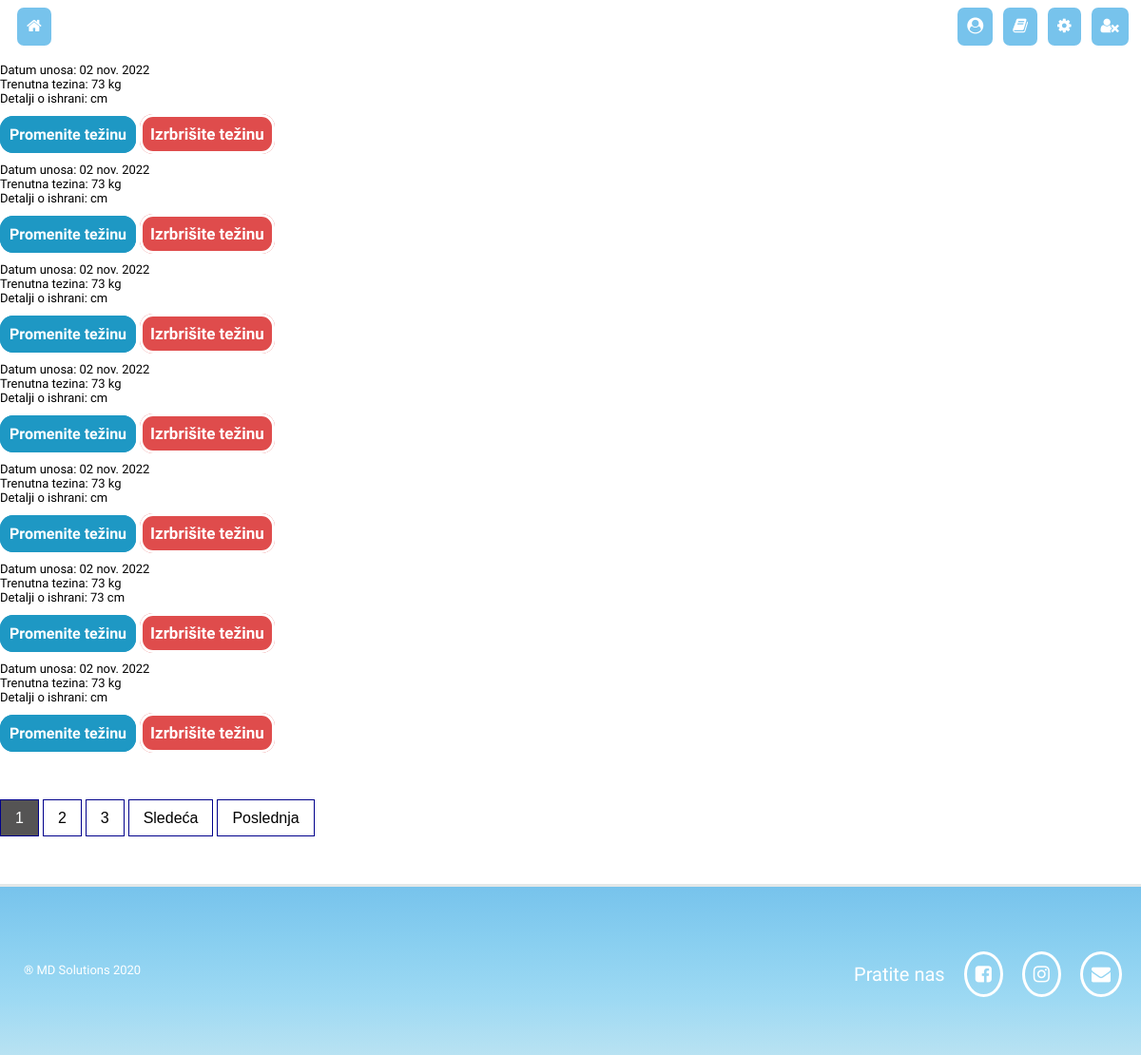
The app's page /overview/weightlist (signed in) with its own data.
### dijeta_je_meta/models.py (models this page shows, shortened)
class CurrentWeight(models.Model):
    owner = models.ForeignKey(User, on_delete=models.CASCADE,blank=True)
    date_added = models.DateTimeField(auto_now_add=True)
    trenutna_tezina = models.IntegerField(
              default=0,
        validators=[
            MaxValueValidator(400),
            MinValueValidator(45)
        ]
    )
    detalji = models.TextField(blank=True)
    class Meta:
       ordering = ['-date_added']

### dijeta_je_meta/views.py (the view)
# urls.py: path("overview/weightlist", views.ListCurrentWeight.as_view(), name="weightlist"),
class ListCurrentWeight(LoginRequiredMixin,ListView):
    model = CurrentWeight
    template_name = "dijeta_je_meta/weight_list.html"
    paginate_by = 7
    def get_context_data(self,*args, **kwargs):
        context = super(ListCurrentWeight, self).get_context_data(*args,**kwargs)
        return context
    def get_queryset(self): #sa ovim querijem cemo vratiti samo objekte koji pripadaju trenutnom useru
        return CurrentWeight.objects.filter(owner=self.request.user)

### dijeta_je_meta/templates/dijeta_je_meta/weight_list.html (shortened to what this page needs)
{% extends "dijeta_je_meta/base.html" %}
{% block content %}
{% for weight in currentweight_list %}
  <p>Datum unosa: {{weight.date_added|date:"d b Y"}}</p>
  <p>Trenutna tezina: {{weight.trenutna_tezina}} kg</p>
  <p>Detalji o ishrani: {{weight.detalji}} cm</p>
  <div class="button-div2">
  <a href="{% url 'update_weight' weight.id %}" class="button">Promenite težinu</a>
  <a href="{% url 'delete_weight' weight.id %}" class="delete-button">Izrbrišite težinu</a>
  </div>
  {% empty %}
    <a href="{% url 'currentweight' %}">Prvi unos</a>
{% endfor %}
<div class="pagination">
  {% if is_paginated %}
  {% for num in page_obj.paginator.page_range %}
    {% if page_obj.number == num %}
      <a class="active" href="?page={{ num }}">{{num}}</a>
     {% elif num > page_obj.number|add:'-3' and num < page_obj.number|add:'3' %}
       <a  href="?page={{ num }}">{{num}}</a>
    {% endif %}
  {% endfor %}
  {% if page_obj.has_next %}
     <a href="?page={{ page_obj.next_page_number }}">Sledeća</a>
     <a href="?page={{ page_obj.paginator.num_pages }}">Poslednja</a>
  {% endif %}
  {% endif %}
  </div>
{% endblock %}

### dijeta_je_meta/static/dijeta_je_meta/css/other.css (style rules this page uses)
html { font-family: 'Abril Fatface', cursive; font-family: 'Koulen', cursive; font-family: 'Life Savers', cursive; font-family: 'Merriweather', serif; font-family: 'Philosopher', sans-serif; font-family: 'Radio Canada', sans-serif; scroll-behavior: smooth; }
* { box-sizing: border-box; padding: 0; margin: 0; }
p { font-size: 25px; }
.button-div2 { margin-top: 20px; margin-bottom: 20px; }
.button { padding: 7px; background-color: rgb(30, 152, 196); color: white; border-style: solid; border-radius: 14px; border-color: rgb(30, 152, 196); font-weight: 1000; text-decoration: none; }
.delete-button { padding: 8px; background-color: rgb(223, 76, 76); color: white; font-size: 17px; border-style: solid; border-radius: 14px; background-color: rgb(223, 76, 76); font-weight: 1000; margin-right: 4px; text-decoration: none; }
.pagination a.active { background-color: rgb(85, 84, 84); color: white; text-decoration: none; }
.pagination a { border: 1px solid darkblue; padding: 10px; padding-left: 15px; padding-right: 15px; text-decoration: none; color: black; font-family:'Gill Sans', 'Gill Sans MT', Calibri, 'Trebuchet MS', sans-serif }
.pagination { margin-top: 70px; margin-bottom: 60px; }
@media all and (min-width: 1025px) and (max-width: 1200px) { p { font-size: 13px; } }

### records on screen
CurrentWeight: date_added "02 nov. 2022", trenutna_tezina "73"
CurrentWeight: date_added "02 nov. 2022", trenutna_tezina "73"
CurrentWeight: date_added "02 nov. 2022", trenutna_tezina "73"
CurrentWeight: date_added "02 nov. 2022", trenutna_tezina "73"
CurrentWeight: date_added "02 nov. 2022", trenutna_tezina "73"
CurrentWeight: date_added "02 nov. 2022", trenutna_tezina "73", detalji "73"
CurrentWeight: date_added "02 nov. 2022", trenutna_tezina "73"

### other values on screen
{{ num }} "1"
{{ num }} "2" "3"
